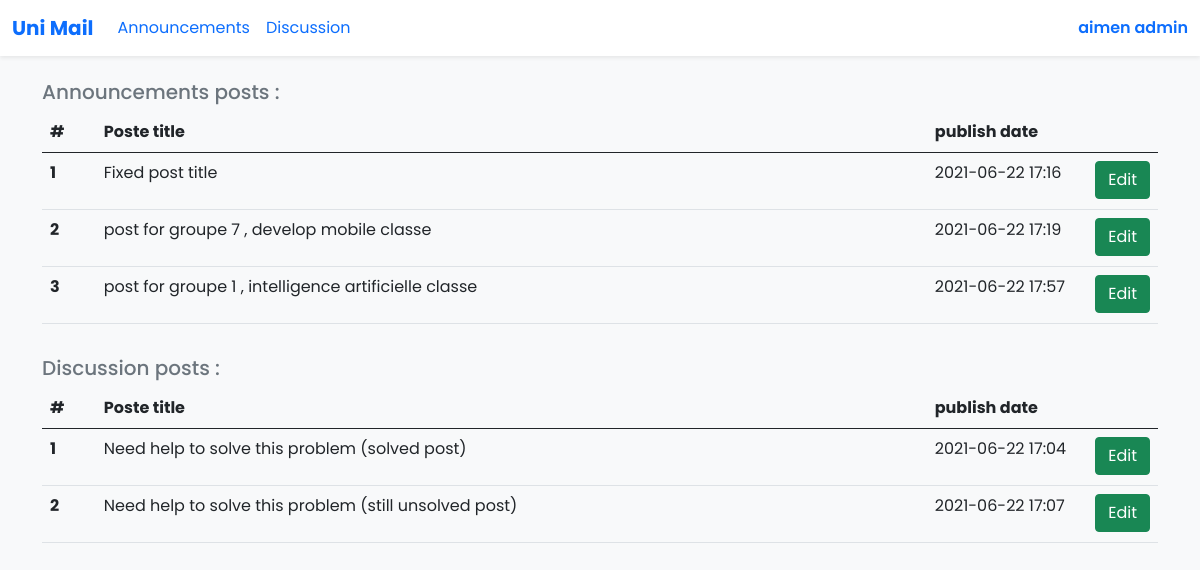
Page /site/myposts.php (signed in) on the committed database.
### tables this page shows
CREATE TABLE `posts` (
  `id` int(11) NOT NULL,
  `title` varchar(255) NOT NULL,
  `Contexts` text NOT NULL,
  `fixed` tinyint(4) NOT NULL,
  `groupe` tinyint(4) NOT NULL,
  `class` tinyint(4) NOT NULL,
  `owner` int(11) NOT NULL,
  `date` datetime NOT NULL DEFAULT current_timestamp()
);

CREATE TABLE `des_posts` (
  `id` int(11) NOT NULL,
  `title` varchar(255) NOT NULL,
  `Contexts` text NOT NULL,
  `image` varchar(255) NOT NULL DEFAULT '<!--no image-->',
  `date` datetime NOT NULL DEFAULT current_timestamp(),
  `owner` int(11) NOT NULL
);

### site/myposts.php (the view, shortened to what this page needs)
<!DOCTYPE html>
<html lang="en" dir="ltr">
<head>
  <link rel="stylesheet" href="styles/bootstrap/bootstrap.css">
  <link rel="stylesheet" href="styles/style.css">
</head>
  <body style="margin-bottom: 50px;">
  <nav class="navbar fixed-top navbar-expand-lg shadow-sm " id="my-nav-bar">
  <div class="container-fluid">
    <a class="navbar-brand" id="my-brand" href="main.php">Uni Mail</a>
    <div class="collapse navbar-collapse" id="navbarSupportedContent">
    <ul class="navbar-nav me-auto mb-2 mb-lg-0">
    <li class="nav-item">
         <li class="nav-item">
          <a class="nav-link active" aria-current="page" href="main.php">Announcements</a>
        </li>
        <li class="nav-item">
          <a class="nav-link active" aria-current="page" href="discussion.php">Discussion</a>
        </li>
      </ul>
      <ul class="navbar-nav ms-auto mb-2 mb-lg-0">
        <li class="nav-item dropdown ms-auto"><a class="nav-link pe-0" id="userInfo" href="#" data-bs-toggle="dropdown" aria-haspopup="true" aria-expanded="false"><span style="font-weight: 550;"><?php  echoName(); echoSurname();?></span></a>
          </li>
      </ul>
    </div>
  </div>
</nav>
<div class="navmarg"></div>
<br>
<div class="container">
    <?php
    if($_SESSION['S_type']<3)
    {
      $conn = new mysqli('localhost', 'root', '', 'unimaildb');
      $owner = $conn->real_escape_string($_SESSION['S_id']);
      $posts = $conn->query("SELECT title , date , id FROM `posts` WHERE owner = $owner ");
      echo '<div class="row mb-3"><div class="col">';
        if ($posts->num_rows > 0) {
            echo '
            <h5 class="text-muted">Announcements posts :</h5>
            <div class="table-responsive">
            <table class="table">
                    <thead>
                      <tr>
                        <th scope="col" style="width: 5%">#</th>
                        <th scope="col" style="width: 80%">Poste title</th>
                        <th scope="col"style="width: 15%">publish date</th>
                        <th scope="col"></th>
                      </tr>
                    </thead>
                    <tbody>
                  ';
          $count = 1;
          while($data = $posts->fetch_array()) {
            echo '
              <tr>
              <th scope="row">'.$count.'</th>
              <td><p>'.$data['title'].'</p></td>
              <td>'.substr($data['date'], 0, 16).'</td>
              <td class="text-end"> <button type="button" class = "btn btn-success" id="'.$data['id'].'" data-toggle="modal" data-target="#edit-post" value="1" onclick="getpost(this)">Edit</button></td>
            </tr>
            ';
            $count++;
          }
          echo '
                </tbody>
                </table></div>
              ';
          echo '</div></div>';
        }
        else
        {
          echo '<h2 class="text-muted text-center">You have no announcement posts.</h2> </div> </div>';
          echo'<hr>';
        }
$conn = new mysqli('localhost', 'root', '', 'unimaildb');
$owner = $conn->real_escape_string($_SESSION['S_id']);
$posts = $conn->query("SELECT title , date , id FROM `des_posts` WHERE owner = $owner ");
echo '<div class="row"><div class="col">';
  if ($posts->num_rows > 0) {
      echo '
      <h5 class="text-muted">Discussion posts :</h5>
      <div class="table-responsive">
      <table class="table">
              <thead>
                <tr>
                  <th scope="col" style="width: 5%">#</th>
                  <th scope="col" style="width: 80%">Poste title</th>
                  <th scope="col"style="width: 15%">publish date</th>
                  <th scope="col"></th>
                </tr>
              </thead>
              <tbody>
            ';
    $count = 1;
    while($data = $posts->fetch_array()) {
      echo '
        <tr>
        <th scope="row">'.$count.'</th>
        <td><p>'.$data['title'].'</p></td>
        <td>'.substr($data['date'], 0, 16).'</td>
        <td class="text-end"> <button type="button" class = "btn btn-success" id="'.$data['id'].'" data-toggle="modal" data-target="#edit-post" value="0" onclick="getpost(this)">Edit</button> </td>
      </tr>
      ';
      $count++;
    }
    echo '
          </tbody>
          </table></div>
        ';
    echo '</div></div>';
  }
  else
  {
    echo '<h2 class="text-muted text-center">You have no discussion posts.</h2> </div> </div>';
  }
    }
    ?>
</div>
  </body>
</html>

### site/styles/style.css (style rules this page uses)
body { background-color: #F8F9FA; font-family: 'Poppins', sans-serif; margin-bottom: 50px; }
#my-nav-bar { background-color: white; }
#my-brand { font-weight : 700; }
.navmarg { height: 56px; }
.table { display: block !important; overflow-x: auto !important; width: 100% !important; }

### rows in the picture
posts: title "Fixed post title", date "2021-06-22 17:16"
posts: title "post for groupe 7 , develop mobile classe", date "2021-06-22 17:19"
posts: title "post for groupe 1 , intelligence artificielle classe", date "2021-06-22 17:57"
des_posts: title "Need help to solve this problem (solved post)", date "2021-06-22 17:04"
des_posts: title "Need help to solve this problem (still unsolved post)", date "2021-06-22 17:07"

### other values in the picture
$_SESSION['S_name'] "aimen"
$_SESSION['S_surname'] "admin"
